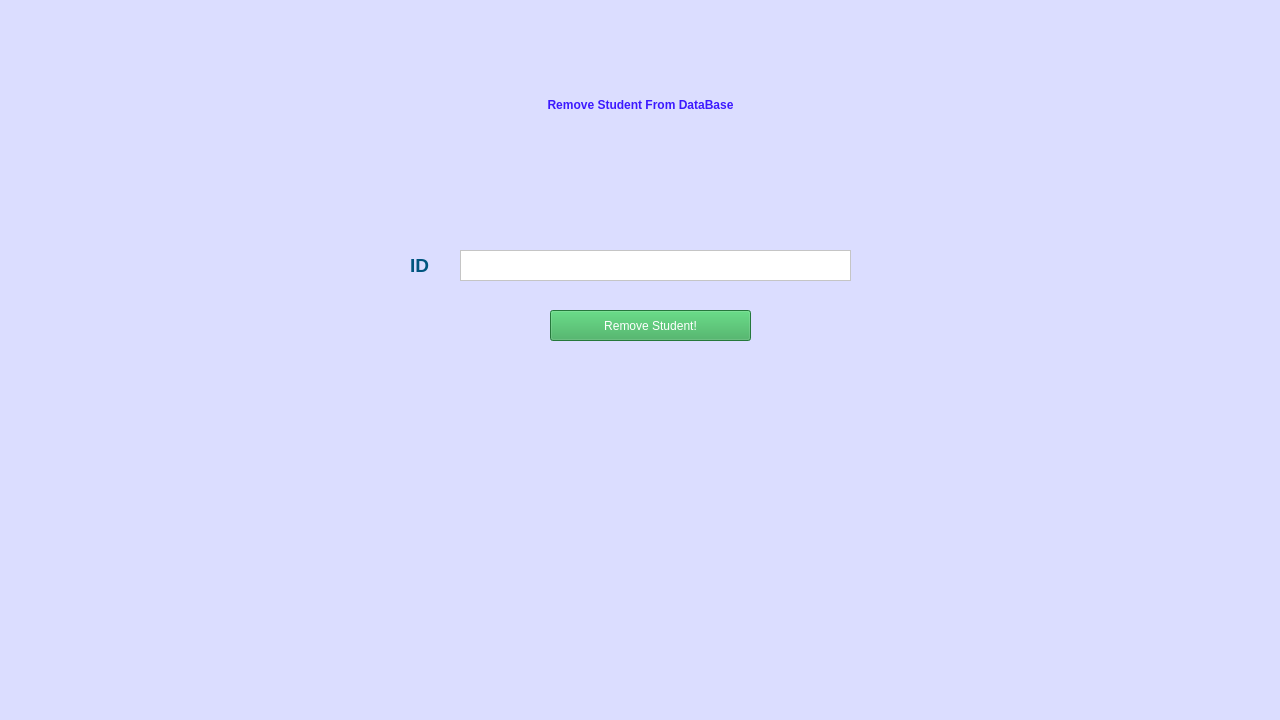
<?xml version="1.0" encoding="UTF-8"?>
<ui version="4.0">
 <class>MainWindow</class>
 <widget class="QMainWindow" name="MainWindow">
  <property name="geometry">
   <rect>
    <x>0</x>
    <y>0</y>
    <width>1280</width>
    <height>720</height>
   </rect>
  </property>
  <property name="windowTitle">
   <string>MainWindow</string>
  </property>
  <property name="styleSheet">
   <string notr="true">background-color: rgb(219, 221, 255);</string>
  </property>
  <widget class="QWidget" name="centralwidget">
   <widget class="QPlainTextEdit" name="id">
    <property name="geometry">
     <rect>
      <x>460</x>
      <y>250</y>
      <width>391</width>
      <height>31</height>
     </rect>
    </property>
    <property name="styleSheet">
     <string notr="true">background-color: rgb(255, 255, 255);</string>
    </property>
   </widget>
   <widget class="QLabel" name="label">
    <property name="geometry">
     <rect>
      <x>410</x>
      <y>250</y>
      <width>31</width>
      <height>31</height>
     </rect>
    </property>
    <property name="styleSheet">
     <string notr="true">color: rgb(0, 85, 127);
font: 14pt &quot;Nirmala UI&quot;;</string>
    </property>
    <property name="text">
     <string>&lt;html&gt;&lt;head/&gt;&lt;body&gt;&lt;p&gt;&lt;span style=&quot; font-size:14pt; font-weight:600;&quot;&gt;ID&lt;/span&gt;&lt;/p&gt;&lt;/body&gt;&lt;/html&gt;</string>
    </property>
   </widget>
   <widget class="QLabel" name="errorDisplay">
    <property name="geometry">
     <rect>
      <x>0</x>
      <y>400</y>
      <width>1281</width>
      <height>71</height>
     </rect>
    </property>
    <property name="styleSheet">
     <string notr="true">font: 75 18pt &quot;MS Shell Dlg 2&quot;;
qproperty-alignment: AlignCenter;
color: rgb(217, 48, 37);</string>
    </property>
    <property name="text">
     <string>&lt;html&gt;&lt;head/&gt;&lt;body&gt;&lt;p align=&quot;center&quot;&gt;&lt;br/&gt;&lt;/p&gt;&lt;/body&gt;&lt;/html&gt;</string>
    </property>
   </widget>
   <widget class="QPushButton" name="remove">
    <property name="geometry">
     <rect>
      <x>550</x>
      <y>310</y>
      <width>201</width>
      <height>31</height>
     </rect>
    </property>
    <property name="styleSheet">
     <string notr="true">font: 75 12pt &quot;MS Shell Dlg 2&quot;;
color: rgb(255, 255, 255);
background-color: rgb(52, 168, 83);</string>
    </property>
    <property name="text">
     <string>Remove Student!</string>
    </property>
   </widget>
   <widget class="QLabel" name="label_2">
    <property name="geometry">
     <rect>
      <x>0</x>
      <y>60</y>
      <width>1281</width>
      <height>91</height>
     </rect>
    </property>
    <property name="styleSheet">
     <string notr="true">color: rgb(60, 25, 255);
font: 16pt &quot;Nirmala UI&quot;;</string>
    </property>
    <property name="text">
     <string>&lt;html&gt;&lt;head/&gt;&lt;body&gt;&lt;p align=&quot;center&quot;&gt;&lt;span style=&quot; font-weight:600;&quot;&gt;Remove Student From DataBase&lt;/span&gt;&lt;/p&gt;&lt;/body&gt;&lt;/html&gt;</string>
    </property>
   </widget>
  </widget>
 </widget>
 <resources/>
 <connections/>
</ui>
